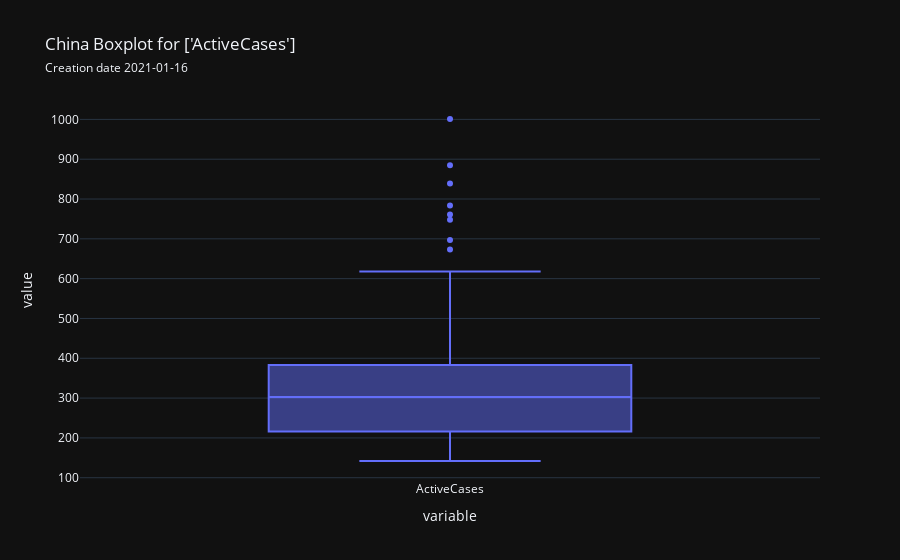

The code cell stored with this chart in its notebook:
### Markdown cell above
#### Measures Boxplot

### Code cell
country.boxplot(['ActiveCases'], save=True)

### Figure 1 — Plotly figure (JSON) as saved in the notebook; plotly's stock layout.template omitted (floating-point values rounded to 4 significant figures; data arrays with more than 128 entries replaced by an {"elided": "..."} marker saying what was removed)
{"data": [{"alignmentgroup": "True", "hovertemplate": "variable=%{x}<br>value=%{y}<extra></extra>", "legendgroup": "", "marker": {"color": "#636efa"}, "name": "", "notched": false, "offsetgroup": "", "orientation": "v", "quartilemethod": "exclusive", "showlegend": false, "type": "box", "x": {"elided": "151 str values"}, "x0": " ", "xaxis": "x", "y": {"elided": "151 int values"}, "y0": " ", "yaxis": "y"}], "layout": {"boxmode": "group", "legend": {"tracegroupgap": 0}, "title": {"text": "China Boxplot for ['ActiveCases']<br><span style='font-size: 12px;'>Creation date 2021-01-16</span>"}, "xaxis": {"anchor": "y", "domain": [0.0, 1.0], "title": {"text": "variable"}}, "yaxis": {"anchor": "x", "domain": [0.0, 1.0], "title": {"text": "value"}}}}
